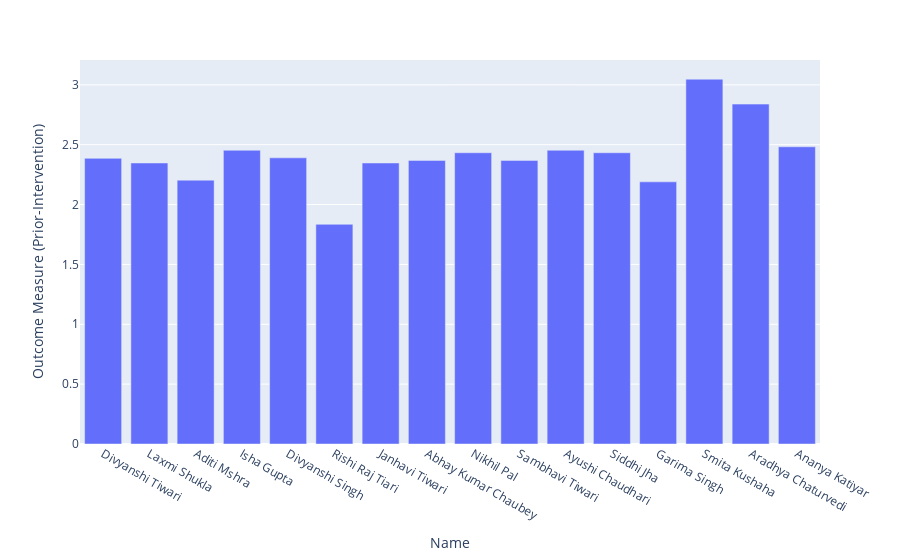

This figure's notebook cell:
### Code cell
fig = px.bar(df, x = 'Name', y = 'Outcome Measure (Prior-Intervention) ')
fig.show()

### Figure 1 — Plotly figure (JSON) as saved in the notebook; plotly's stock layout.template omitted (floating-point values rounded to 4 significant figures)
{"data": [{"alignmentgroup": "True", "hovertemplate": "Name=%{x}<br>Outcome Measure (Prior-Intervention) =%{y}<extra></extra>", "legendgroup": "", "marker": {"color": "#636efa", "pattern": {"shape": ""}}, "name": "", "offsetgroup": "", "orientation": "v", "showlegend": false, "textposition": "auto", "type": "bar", "x": ["Divyanshi Tiwari", "Laxmi Shukla", "Aditi Mshra", "Isha Gupta", "Divyanshi Singh", "Rishi Raj Tiari", "Janhavi Tiwari", "Abhay Kumar Chaubey", "Nikhil Pal", "Sambhavi Tiwari", "Ayushi Chaudhari", "Siddhi Jha", "Garima Singh", "Smita Kushaha", "Aradhya Chaturvedi", "Ananya Katiyar"], "xaxis": "x", "y": [2.386, 2.347, 2.204, 2.454, 2.39, 1.835, 2.347, 2.369, 2.433, 2.369, 2.454, 2.433, 2.19, 3.047, 2.839, 2.483], "yaxis": "y"}], "layout": {"barmode": "relative", "legend": {"tracegroupgap": 0}, "margin": {"t": 60}, "xaxis": {"anchor": "y", "domain": [0, 1], "title": {"text": "Name"}}, "yaxis": {"anchor": "x", "domain": [0, 1], "title": {"text": "Outcome Measure (Prior-Intervention) "}}}}
